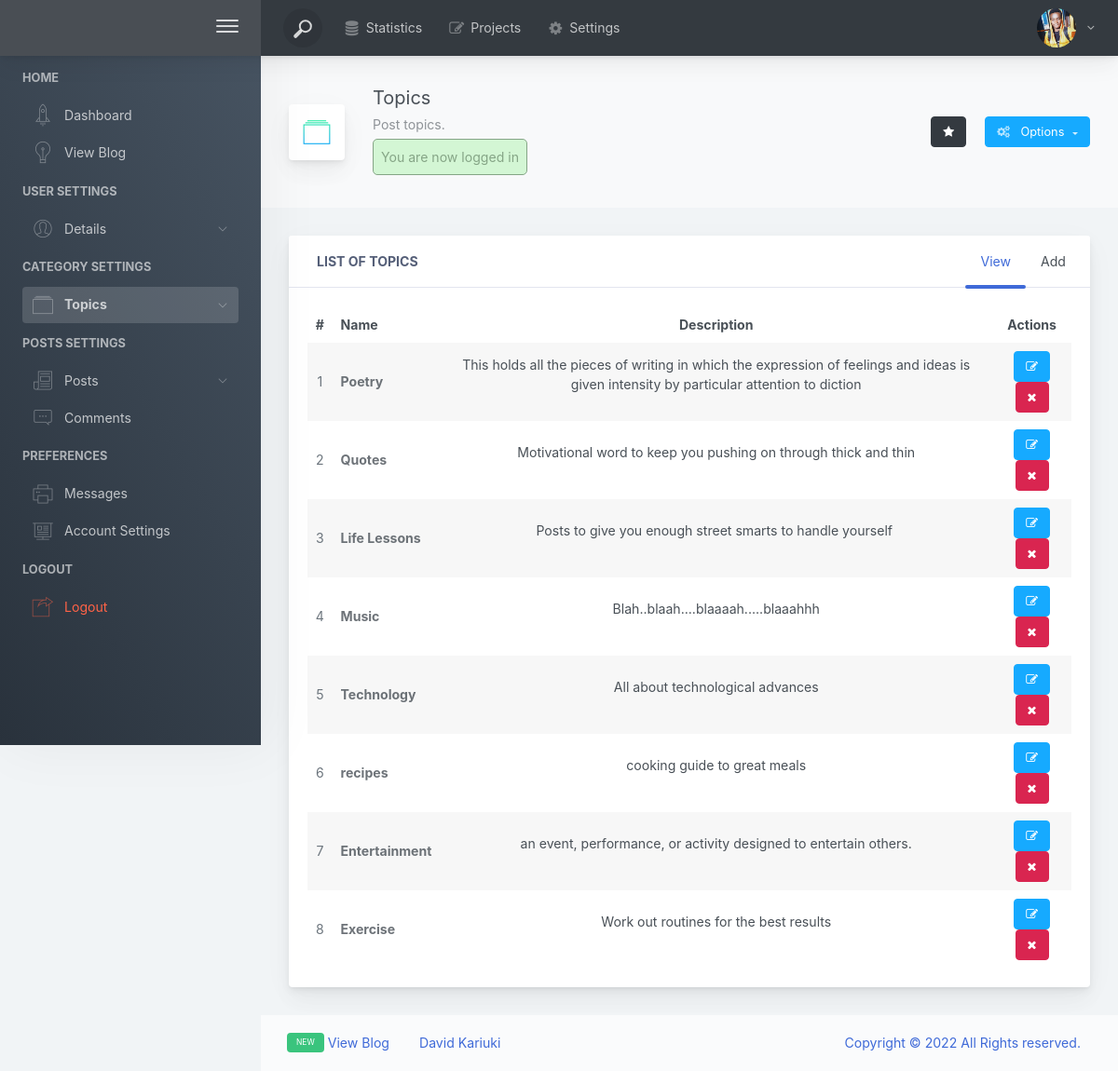
The page /dashboard/topics/index.php (signed in) on the database its author committed.
### tables this page shows
CREATE TABLE `users` (
  `id` int(11) NOT NULL,
  `su_admin` tinyint(4) NOT NULL,
  `admin` tinyint(4) NOT NULL,
  `username` varchar(250) NOT NULL,
  `email` varchar(250) NOT NULL,
  `password` varchar(255) NOT NULL,
  `image` varchar(250) DEFAULT NULL,
  `description` varchar(250) DEFAULT NULL,
  `assigned_image` tinyint(4) NOT NULL,
  `date_created` timestamp NOT NULL DEFAULT current_timestamp()
);

CREATE TABLE `topics` (
  `id` int(11) NOT NULL,
  `name` varchar(100) NOT NULL,
  `description` text NOT NULL,
  `date_created` timestamp NOT NULL DEFAULT current_timestamp()
);

### dashboard/topics/index.php (the view, shortened to what the rows shown need)
<?php
include (ROOT_PATH . "/app/controllers/topics.php");
$id = $_SESSION['id'];
$image_preview = selectOne('users',['id' => $id]);
?>
<!doctype html>
<html lang="en">
<head>
    <link href="../../assets/css/pe-icon-7-stroke.css" rel="stylesheet" />
    <link href="../../assets/css/main.css" rel="stylesheet">
    <link href="../../assets/css/dashboard.css" rel="stylesheet">
    <link href="http://maxcdn.bootstrapcdn.com/font-awesome/4.2.0/css/font-awesome.min.css" rel="stylesheet">
</head>
<body>
<div class="app-container app-theme-white body-tabs-shadow fixed-sidebar fixed-header">
    <div class="app-header header-shadow bg-dark header-text-light">
            <div class="app-header__content">
            <div class="app-header-right">
                <div class="header-btn-lg pr-0">
                    <div class="widget-content p-0">
                        <div class="widget-content-wrapper">
                            <div class="widget-content-left">
                                <div class="btn-group">
                                    <a data-toggle="dropdown" aria-haspopup="true" aria-expanded="false" class="p-0 btn">
                                        <?php if ($_SESSION['assigned_image']): ?>
                                            <img width="42" height="42" class="rounded-circle" src="<?php echo BASE_URL . "/assets/img/" . $image_preview['image']; ?>" alt="<?php echo $_SESSION['username']; ?>">
                                        <?php else: ?>
                                            <img width="42" height="42" class="rounded-circle" src="../../assets/img/face-0.jpg" alt="<?php echo $_SESSION['username']; ?>">
                                        <?php endif; ?>
                                        <i class="fa fa-angle-down ml-2 opacity-8"></i>
                                    </a>
                                </div>
                            </div>
                        </div>
                    </div>
                </div>        </div>
        </div>
    </div>
    <div class="app-main">
        <div class="app-main__outer">
            <div class="app-main__inner">
                <div class="row">
                    <div class="col-md-12 col-lg-12">
                        <div class="mb-3 card">
                            <div class="card-body">
                                <div class="tab-content">
                                    <div class="table-responsive">
                                        <table class="align-middle mb-0 table table-borderless table-striped table-hover">
                                            <thead>
                                            <tr>
                                                <th class="text-center">#</th>
                                                <th>Name</th>
                                                <?php if ($_SESSION['su_admin']): ?>
                                                    <th class="text-center">Description</th>
                                                <?php endif; ?>
                                                <th class="text-center">Actions</th>
                                            </tr>
                                            </thead>
                                            <tbody>
                                            <?php foreach ($topics as $key => $topic) :?>
                                                <tr>
                                                    <td class="text-center text-muted"><?php echo $key + 1; ?></td>
                                                    <td>
                                                        <div class="widget-content p-0">
                                                            <div class="widget-content-wrapper">
                                                                <div class="widget-content-left flex2">
                                                                    <div class="widget-heading"><?php echo $topic['name']; ?></div>
                                                                </div>
                                                            </div>
                                                        </div>
                                                    </td>
                                                    <?php if ($_SESSION['su_admin']): ?>
                                                        <td class="text-center"><?php echo html_entity_decode($topic['description']); ?></td>
                                                    <?php endif; ?>
                                                    <td class="text-center">
                                                        <a href="edit.php?id=<?php echo $topic['id'];?>"><button type="button" rel="tooltip" title="Edit Topic Details" class="btn btn-info btn-simple btn-xs">
                                                                <i class="fa fa-edit"></i>
                                                            </button></a>
                                                        <?php if ($_SESSION['su_admin']): ?>
                                                            <a href="index.php?del_id=<?php echo $topic['id'];?>"><button type="button" rel="tooltip" title="Delete Topic" class="btn btn-danger btn-simple btn-xs">
                                                                    <i class="fa fa-times"></i>
                                                                </button></a>
                                                        <?php endif; ?>
                                                    </td>
                                                </tr>
                                            <?php endforeach; ?>
                                            </tbody>
                                        </table>
                                    </div>
                                </div>
                            </div>
                        </div>
                    </div>
                </div>
            </div>
                </div>
    </div>
</div>
<script type="text/javascript" src="../../assets/js/main.js"></script></body>
</html>

### rows shown on the page
users: image (picture)
topics: name "Poetry", description "This holds all the pieces of writing in which the expression of feelings and ideas is given intensity by particular attention to diction"
topics: name "Quotes", description "Motivational word to keep you pushing on through thick and thin"
topics: name "Life Lessons", description "Posts to give you enough street smarts to handle yourself"
topics: name "Music", description "Blah..blaah....blaaaah.....blaaahhh"
topics: name "Technology", description "All about technological advances"
topics: name "recipes", description "cooking guide to great meals"
topics: name "Entertainment", description "an event, performance, or activity designed to entertain others."
topics: name "Exercise", description "Work out routines for the best results"

### other values the page prints
$_SESSION['message'] "You are now logged in"
$_SESSION['username'] "David Kariuki"
